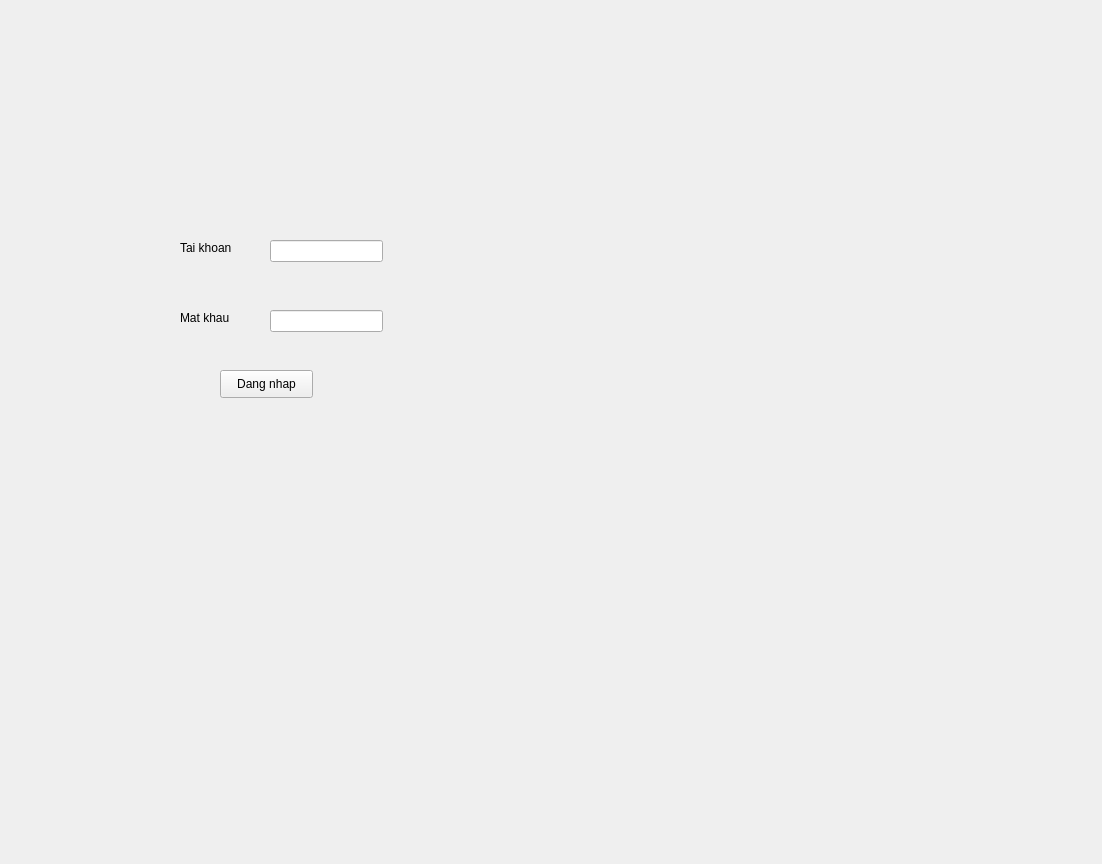
<?xml version="1.0" encoding="UTF-8"?>
<ui version="4.0">
 <class>Form</class>
 <widget class="QWidget" name="Form">
  <property name="geometry">
   <rect>
    <x>0</x>
    <y>0</y>
    <width>1102</width>
    <height>864</height>
   </rect>
  </property>
  <property name="windowTitle">
   <string>Form</string>
  </property>
  <widget class="QLabel" name="label">
   <property name="geometry">
    <rect>
     <x>180</x>
     <y>240</y>
     <width>55</width>
     <height>16</height>
    </rect>
   </property>
   <property name="text">
    <string>Tai khoan</string>
   </property>
  </widget>
  <widget class="QLabel" name="label_2">
   <property name="geometry">
    <rect>
     <x>180</x>
     <y>310</y>
     <width>61</width>
     <height>16</height>
    </rect>
   </property>
   <property name="text">
    <string>Mat khau</string>
   </property>
  </widget>
  <widget class="QLineEdit" name="o_nhap_tai_khoan">
   <property name="geometry">
    <rect>
     <x>270</x>
     <y>240</y>
     <width>113</width>
     <height>22</height>
    </rect>
   </property>
  </widget>
  <widget class="QLineEdit" name="o_nhap_mat_khau">
   <property name="geometry">
    <rect>
     <x>270</x>
     <y>310</y>
     <width>113</width>
     <height>22</height>
    </rect>
   </property>
   <property name="echoMode">
    <enum>QLineEdit::Password</enum>
   </property>
  </widget>
  <widget class="QPushButton" name="nut_dang_nhap">
   <property name="geometry">
    <rect>
     <x>220</x>
     <y>370</y>
     <width>93</width>
     <height>28</height>
    </rect>
   </property>
   <property name="text">
    <string>Dang nhap</string>
   </property>
  </widget>
 </widget>
 <resources/>
 <connections/>
</ui>
